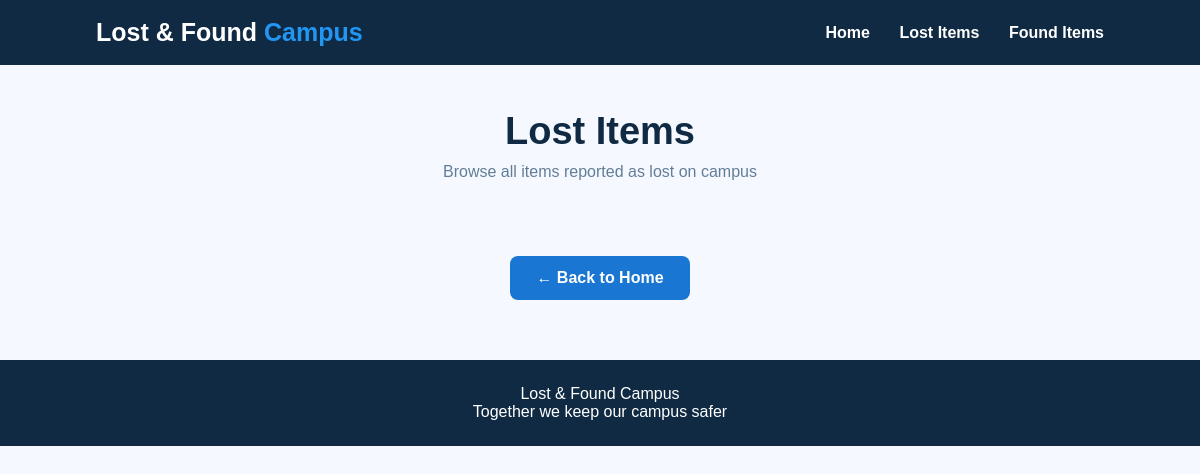
Page /lost-items on the earlier database version.
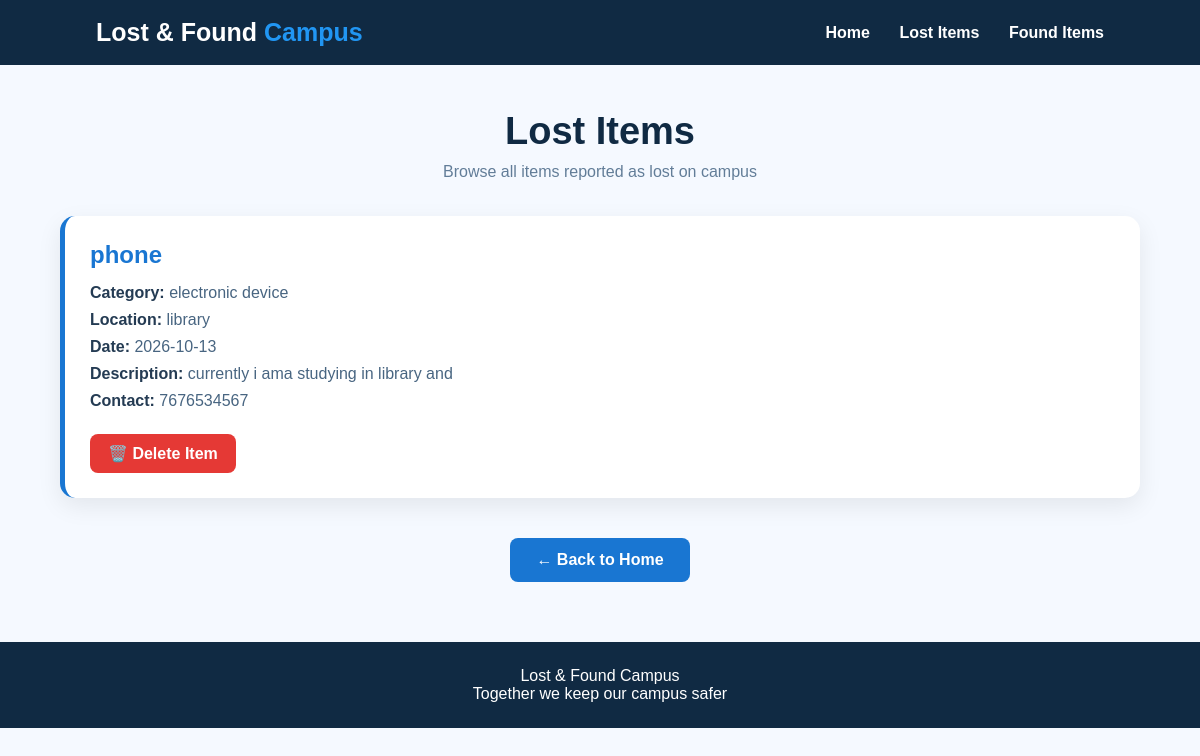
Same page on the later database version.
### tables this page shows
CREATE TABLE items (
            id INTEGER PRIMARY KEY AUTOINCREMENT,
            item_name TEXT NOT NULL,
            category TEXT NOT NULL,
            location TEXT NOT NULL,
            date TEXT NOT NULL,
            description TEXT,
            contact TEXT NOT NULL,
            item_type TEXT NOT NULL
        );

### app.py (the view)
@app.route("/lost-items")
def lost_items():
    conn = sqlite3.connect("lost_found.db")
    cursor = conn.cursor()
    cursor.execute("SELECT * FROM items WHERE item_type = 'Lost'")
    items = cursor.fetchall()
    conn.close()
    return render_template("lost_items.html", items=items)

### templates/lost_items.html (shortened to what this page needs)
<!DOCTYPE html>
<html lang="en">
<head>
</head>
<body>
<header>
    <div class="logo">
        Lost & Found <span>Campus</span>
    </div>
    <nav>
        <a href="/">Home</a>
        <a href="/lost-items">Lost Items</a>
        <a href="/found-items">Found Items</a>
    </nav>
</header>
<div class="container">
    <h1>Lost Items</h1>
    <p class="subtitle">
        Browse all items reported as lost on campus
    </p>
    <div class="items-container">
        {% for item in items %}
        <div class="item-card">
            <h2 class="item-name">
                {{ item[1] }}
            </h2>
            <p>
                <strong>Category:</strong>
                {{ item[2] }}
            </p>
            <p>
                <strong>Location:</strong>
                {{ item[3] }}
            </p>
            <p>
                <strong>Date:</strong>
                {{ item[4] }}
            </p>
            <p>
                <strong>Description:</strong>
                {{ item[5] }}
            </p>
            <p>
                <strong>Contact:</strong>
                {{ item[6] }}
            </p>
            <a class="delete-btn"
               href="/delete-item/{{ item[0] }}"
               onclick="return confirm('Are you sure you want to delete this item?');">
                🗑️ Delete Item
            </a>
        </div>
        {% endfor %}
    </div>
    <a class="back-btn" href="/">
        ← Back to Home
    </a>
</div>
<footer>
    Lost & Found Campus
    <br>
    Together we keep our campus safer
</footer>
</body>
</html>

Differences in the rows shown:
added items: item_name "phone", category "electronic device", location "library", date "2026-10-13", description "currently i ama studying in library and", contact "7676534567"
